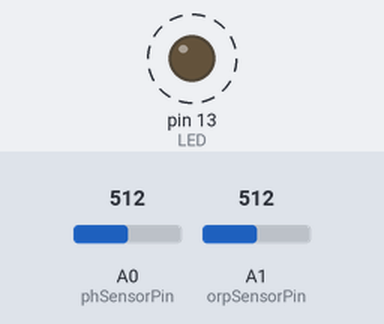
Bench run of a sketch on a simulated Arduino Uno, built with avr-gcc and run on an emulated ATmega328P. Parts: output pins drawn as LEDs (lit = HIGH). Dashed ring = blinking. The inputs (shaded band) are chosen by the test bench; at power-on: A0 (phSensorPin) = 512, A1 (orpSensorPin) = 512. What the sketch prints to the serial monitor is not drawn.

Above: at 0.4 s.
Timing chart, 0 to 3.7 s (numbered marks = the images above):
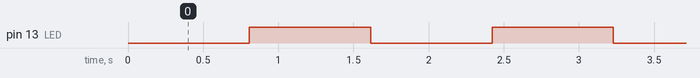

The sketch:

sensor_to_serial.ino
```cpp
/*
 # This sample code is used to test the pH meter Pro V1.0.
 # Editor : YouYou
 # Ver    : 1.0
 # Product: analog pH meter Pro
 # SKU    : SEN0169
*/
// #include <OneWire.h>
// #include <DallasTemperature.h>
//Temperature
// int temp_sensor = 2; //DS18S20 Signal pin on digital 2
// OneWire oneWirePin(temp_sensor);
// DallasTemperature sensors(&oneWirePin);
// float temperature = 0;

#define samplingInterval 20
#define printInterval 800
#define ArrayLength  40

//ph
#define phSensorPin A0            //pH meter Analog output to Arduino Analog Input 0
#define Offset -0.20            //deviation compensate
#define LED 13
int pHArray[ArrayLength];   //Store the average value of the sensor feedback
int pHArrayIndex = 0;

//ORP
#include "DFRobot_ORP_PRO.h"
#define orpSensorPin A1
#define ADC_BIT 1024.0
#define reference_voltage 5000
int orpArray[ArrayLength];
int orpArrayIndex = 0;
DFRobot_ORP_PRO ORP(235);

void setup(void)
{
  pinMode(LED,OUTPUT);
  Serial.begin(9600);
  Serial.println("pH meter experiment!");    //Test the serial monitor

  ORP.setCalibration(ORP.calibrate(3323));
  Serial.print("calibration is ：");
  Serial.print(ORP.getCalibration());
  Serial.println("mV");

  //sensors.begin();
}

void loop(void)
{
  static unsigned long samplingTime = millis();
  static unsigned long printTime = millis();
  static float pHValue, pHVoltage;
  static float orpValue, orpVoltage;

  if (millis() - samplingTime > samplingInterval)
  {
    pHArray[pHArrayIndex++] = analogRead(phSensorPin);
    orpArray[orpArrayIndex++] = analogRead(orpSensorPin) / ADC_BIT * reference_voltage;

    if (pHArrayIndex == ArrayLength) pHArrayIndex = 0;
    if (orpArrayIndex == ArrayLength) orpArrayIndex = 0;

    pHVoltage = avergearray(pHArray, ArrayLength) * 5.0 / 1024;
    pHValue = 3.5 * pHVoltage + Offset;
    orpVoltage = avergearray(orpArray, ArrayLength);
    orpValue = ORP.getORP(orpVoltage);

    samplingTime = millis();
  }

  if (millis() - printTime > printInterval) // Every 800 milliseconds
  {
    // Print data in JSON format
    Serial.print("{\"sensor\": \"Ph\", ");
    Serial.print("\"value\": ");
    Serial.print(pHValue, 2);
    Serial.println("}");
    Serial.print("{\"sensor\": \"ORP\", ");
    Serial.print("\"value\": ");
    Serial.print(orpValue, 2);
    Serial.println("}");

    digitalWrite(LED, digitalRead(LED) ^ 1);
    printTime = millis();
  }
}

double avergearray(int* arr, int number){
  int i;
  int max,min;
  double avg;
  long amount=0;
  if(number<=0){
    Serial.println("Error number for the array to avraging!/n");
    return 0;
  }
  if(number<5){   //less than 5, calculated directly statistics
    for(i=0;i<number;i++){
      amount+=arr[i];
    }
    avg = amount/number;
    return avg;
  }else{
    if(arr[0]<arr[1]){
      min = arr[0];max=arr[1];
    }
    else{
      min=arr[1];max=arr[0];
    }
    for(i=2;i<number;i++){
      if(arr[i]<min){
        amount+=min;        //arr<min
        min=arr[i];
      }else {
        if(arr[i]>max){
          amount+=max;    //arr>max
          max=arr[i];
        }else{
          amount+=arr[i]; //min<=arr<=max
        }
      }//if
    }//for
    avg = (double)amount/(number-2);
  }//if
  return avg;
}
```

DFRobot_ORP_PRO.cpp
```cpp
#include "DFRobot_ORP_PRO.h"

DFRobot_ORP_PRO::DFRobot_ORP_PRO(int calibration)
{
  this->_ref_voltage += calibration;
}

float DFRobot_ORP_PRO::setCalibration(float voltage)
{
  this->_calibration = voltage;
}

float DFRobot_ORP_PRO::getCalibration()
{
  return this->_calibration;
}

float DFRobot_ORP_PRO::getORP(float voltage)
{
  return (voltage - (this->_ref_voltage + this->_calibration));
}

float DFRobot_ORP_PRO::calibrate(float voltage)
{
  return (voltage - BASE_VOLTAGE);
}
```

DFRobot_ORP_PRO.h
```cpp
// (licence header left out)
#ifndef __DFRobot_ORP_PRO_H__
#define __DFRobot_ORP_PRO_H__
#include "Arduino.h"

#define BASE_VOLTAGE 2480

// Open this macro to see the program running in detail
//#define ENABLE_DBG

#ifdef ENABLE_DBG
#define DBG(...)                      \
  {                                   \
    Serial.print("[");                \
    Serial.print(__FUNCTION__);       \
    Serial.print("(): ");             \
    Serial.print(__LINE__);           \
    Serial.print(" ] 0x");            \
    Serial.println(__VA_ARGS__, HEX); \
  }
#else
#define DBG(...)
#endif

class DFRobot_ORP_PRO
{
  public:
    /*
     * @brief不提供校准值的初始化，默认参考电压为 +2480mV
     * @param NULL
     * @return 没有返回值
     */
    DFRobot_ORP_PRO(/* args */);
    /*
     * @brief:初始化，calibrate为校准偏移值，即实际参考电压=2480mV+calibration
     * 例：当 calibration = -10 时，参考电压为 +2470mV
     */
    DFRobot_ORP_PRO(int calibration);

    /*
     * @brief设置校准值
     * @param NULL
     * @return 没有返回值
     */
    float setCalibration(float voltage);

    /*
     * @brief获取当前校准值
     * @param NULL
     * @return 没有返回值
     */
    float getCalibration();

    /*
     * @brief根据已设置的参考偏置电压，返回计算的ORP值
     * 注意，输入与输出均为mV
     * @param NULL
     * @return 没有返回值
     */
     float getORP(float voltage);

    /*
     * @brief短接 ORP 输入即 0mV 时执行校准
     * @返回值为相对 +2480mV 的偏差值
     * @例：短接后输入 voltage = 2450mV, 则返回值为 -30
     * @param NULL
     * @return可以直接填入 setCalibration
     */
    float calibrate(float voltage);
  private:
    int _ref_voltage = BASE_VOLTAGE/*mV*/;
    int _calibration;
};
#endif
```

Measured:
- by itself, pin 13 (LED): alternates HIGH for 0.81 s and LOW for 0.81 s
